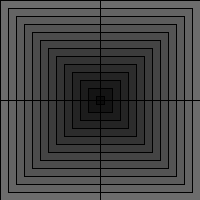
Frame 1 (no input)
Frame 60 (the mouse pressed at the canvas centre just before this capture): identical to frame 1, image omitted
Frame 120 (the mouse held since frame 60 and released just before this capture): identical to frame 1, image omitted

The Processing sketch that drew this single still picture (run headless with seeded random() and noise(); from frame 60 on, the mouse is pressed at the canvas centre):

// Processing sketch: processing_50166
// ── processing_50166.pde


void setup()
{
size(200,200);
}

void draw()
{
background(255);
float h = height/2;

for (float w = 220; w > 0; w = w -8) {

rect (h,h,w,w);
rect (h,h,-w,-w);
fill(w + mouseX - mouseY);
}

for (float w = 220; w > 0; w = w -8) {
rect (h,h,-w,w);
rect (h,h,w,-w);
fill(w + mouseY - mouseX);
}
}
